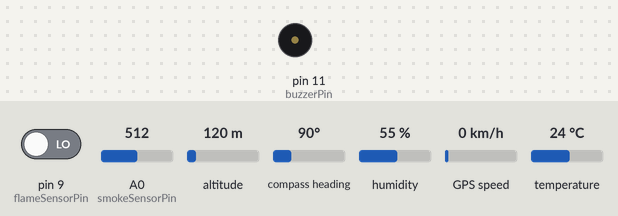
The sketch below on a simulated Arduino Uno, built with avr-gcc and run on an emulated ATmega328P. Shown: buzzer (waves = sounding). Inputs (shaded band) come from the test bench; at power-on: A0 (smokeSensorPin) = 512, altitude 120 m, pin 9 (flameSensorPin) LOW, compass heading 90°, humidity 55 %, GPS speed 0 km/h, temperature 24 °C. The GPS gets a fix after 3 s at 37.7749, -122.4194 with 8 satellites; what the sketch prints to the serial monitor is not drawn. At 16.6 s the program stops and its outputs stay as they are.

Above: at 2.2 s.
2.3 s: A0 (smokeSensorPin) set to 408
5.8 s: A0 (smokeSensorPin) set to 386
At 6.4 s:
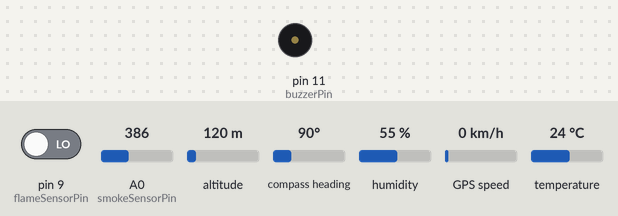
8.6 s: A0 (smokeSensorPin) set to 410
At 9.7 s:
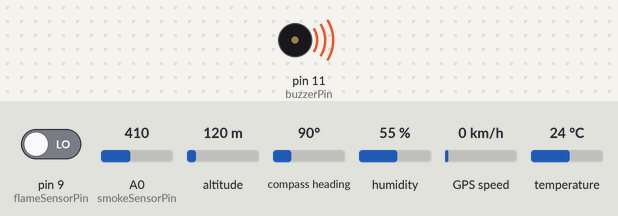
14.7 s: altitude set to 250 m
At 15.7 s:
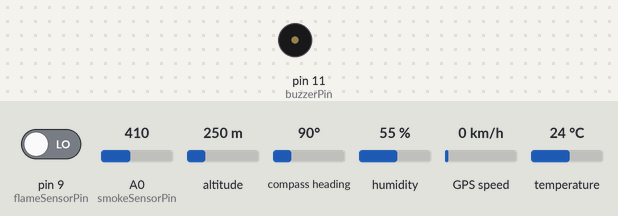
Timing chart, 0 to 17.7 s (numbered marks = the images above; inputs shaded):
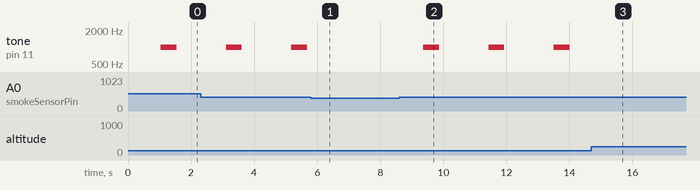

The sketch:

TA.ino
```cpp
#include <DHT.h>
#include <TinyGPS.h>
#include <SoftwareSerial.h>
#include <ArduinoJson.h>

#define DHTPIN 2 //pin DATA konek ke pin 2 Arduino
#define DHTTYPE DHT11 //tipe sensor DHT11

static const int RX = 4, TX = 3;
static const int espTX = 5, espRX = 6;

int flameSensorPin = 9;
int buzzerPin = 11;
int smokeSensorPin = A0;
int data[19];

int smokeSensorThreshold = 400;

// GPS
float lat = 28.5458, lon = 77.1703;

// Sensor
float temperature;
int smokeSensorValue, flameSensorValue;

DHT dht(DHTPIN, DHTTYPE);

TinyGPS gps;//

SoftwareSerial gpsneo(RX, TX);
SoftwareSerial espSerial(espTX, espRX);


void setup ()
{

  pinMode (flameSensorPin, INPUT) ;

  pinMode (buzzerPin, OUTPUT);
  pinMode(smokeSensorPin, INPUT);


  dht.begin();

  Serial.begin(9600);
  espSerial.begin(115200);
  gpsneo.begin(9600);
  delay(1000);
}

void loop ()
{
  int smokeSensorValue = analogRead(smokeSensorPin);
  int flameSensorValue = digitalRead (flameSensorPin) ;
  float temperature = dht.readTemperature();

  int hotTemperature = 40.5;
  boolean isSmokeExist =  smokeSensorValue > smokeSensorThreshold;
  boolean isFlameExist = flameSensorValue == HIGH;

  boolean isFireExist = isFlameExist && isSmokeExist && temperature > hotTemperature;
  boolean isSmokeOrFlameExist = isSmokeExist || isFlameExist;

  Serial.println(flameSensorValue);
  Serial.println(smokeSensorValue);
  Serial.println(temperature);


  while (gpsneo.available()) { // check for gps data
    if (gps.encode(gpsneo.read())) // encode gps data
    {
      gps.f_get_position(&lat, &lon); // get latitude and longitude
    }
  }

  String latitude = String(lat, 6);
  String longitude = String(lon, 6);

  if (isFireExist || isSmokeOrFlameExist) {
    alarm();
  };

  StaticJsonBuffer<3000> jsonBuffer;
  JsonObject& root = jsonBuffer.createObject();
  root["temperature"] = temperature;
  root["flame"] = flameSensorValue;
  root["smoke"] = smokeSensorValue;
  root["latitude"] = latitude;
  root["longitude"] = longitude;

  root.printTo(espSerial);
  jsonBuffer.clear();

  delay(1000);
}

void alarm()  {
  tone(buzzerPin, 1000); // Send 1KHz sound signal...
  delay(500);        // ...for 1 sec
  noTone(buzzerPin);     // Stop sound...
  delay(500);        // ...for 1sec
}
```

Measured:
- after the input at 5.8 s, tone on pin 11 (buzzerPin): stays silent (without the input it goes to 1000 Hz after 1.5 s)
- after the input at 8.6 s, tone on pin 11 (buzzerPin): alternates 1000 Hz for 0.50 s and silent for 1.6 s, starting after 0.77 s
- after the input at 14.7 s, tone on pin 11 (buzzerPin): stays silent (without the input it goes to 1000 Hz after 0.88 s)
- by itself, tone on pin 11 (buzzerPin): alternates 1000 Hz for 0.50 s and silent for 1.6 s
